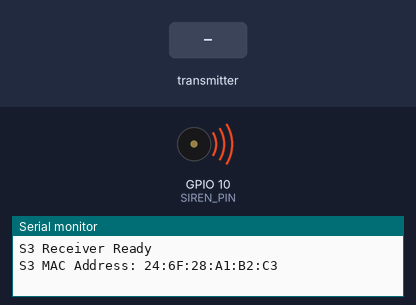
This sketch was run on a simulated ESP32-S3. Parts: buzzer (waves = sounding, pin HIGH), the last lines printed to the serial monitor. The test bench sets the inputs (shaded band).

Above: at 2.2 s.
2.3 s: the transmitter starts sending eventType = DOOR_OPEN
At 2.9 s:
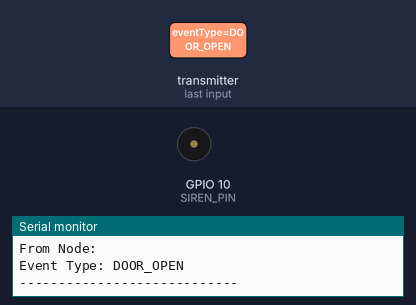
3.8 s: the transmitter starts sending nodeId = DOOR_OPEN
Timing chart, 0 to 9.3 s (numbered marks = the images above; inputs shaded):
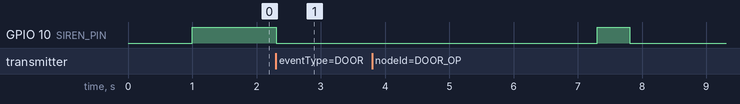

The sketch:

ESP32-S3-Dev-Kit.ino
```cpp
#include <esp_now.h>
#include <WiFi.h>
#include <esp_wifi.h>
#include <esp_mac.h>

// --- SIREN RELAY SETTINGS ---
#define SIREN_PIN 10
bool isAlarmActive = false;
unsigned long alarmStartTime = 0;
const unsigned long alarmDuration = 5000; // Relay triggers for 5 seconds

// Message structure - must match the sender exactly
typedef struct struct_message {
  char nodeId[16];
  char eventType[24];
  int sensorValue;
} struct_message;

struct_message incomingData;

// Callback when data is received
void OnDataRecv(const esp_now_recv_info_t *info, const uint8_t *data, int len) {
  if (len != sizeof(struct_message)) {
    Serial.print("Unexpected packet size: ");
    Serial.println(len);
    return;
  }

  memcpy(&incomingData, data, sizeof(incomingData));

  Serial.println("----- MESSAGE RECEIVED -----");
  Serial.print("From Node: ");
  Serial.println(incomingData.nodeId);
  Serial.print("Event Type: ");
  Serial.println(incomingData.eventType);

  // Trigger the alarm if any critical event is detected
  if (strcmp(incomingData.eventType, "MOTION_DETECTED") == 0 ||
      strcmp(incomingData.eventType, "DOOR_OPEN") == 0 ||
      strcmp(incomingData.eventType, "VIBRATION_DETECTED") == 0) {

      // Only reset the timer if the alarm isn't already going off
      if (!isAlarmActive) {
        isAlarmActive = true;
        alarmStartTime = millis();
        Serial.println("THREAT DETECTED: RELAY ENGAGED!");
      }
  }
  Serial.println("----------------------------");
}

void setup() {
  Serial.begin(115200);
  delay(1000);

  // Initialize Relay Pin (Active-Low setup)
  pinMode(SIREN_PIN, OUTPUT);
  digitalWrite(SIREN_PIN, HIGH); // HIGH keeps the relay OFF

  // 1. Turn on Wi-Fi interface
  WiFi.mode(WIFI_STA);

  // 2. Disable Wi-Fi Power Save
  esp_wifi_set_ps(WIFI_PS_NONE);

  // 3. Read the hardware MAC
  uint8_t baseMac[6];
  esp_read_mac(baseMac, ESP_MAC_WIFI_STA);

  Serial.println("S3 Receiver Ready");
  Serial.print("S3 MAC Address: ");
  for (int i = 0; i < 5; i++) {
    if(baseMac[i] < 16) Serial.print("0");
    Serial.print(baseMac[i], HEX);
    Serial.print(":");
  }
  if(baseMac[5] < 16) Serial.print("0");
  Serial.println(baseMac[5], HEX);

  // 4. Force channel to 1
  WiFi.disconnect();
  esp_wifi_set_channel(1, WIFI_SECOND_CHAN_NONE);

  // 5. Initialize ESP-NOW
  if (esp_now_init() != ESP_OK) {
    Serial.println("Error initializing ESP-NOW");
    return;
  }

  esp_now_register_recv_cb(OnDataRecv);
}

void loop() {
  // --- NON-BLOCKING ALARM LOGIC ---
  if (isAlarmActive) {
    if (millis() - alarmStartTime < alarmDuration) {
      // Alarm is active and within the 5-second window
      digitalWrite(SIREN_PIN, LOW); // LOW turns the relay ON
    } else {
      // 5 seconds have passed, turn it off
      digitalWrite(SIREN_PIN, HIGH); // HIGH turns the relay OFF
      isAlarmActive = false;
      Serial.println(" Relay Auto-Shutoff. Returning to standby.");
    }
  }
}
```

Measured:
- after the input at 2.3 s, GPIO 10 (SIREN_PIN): HIGH → LOW at once
